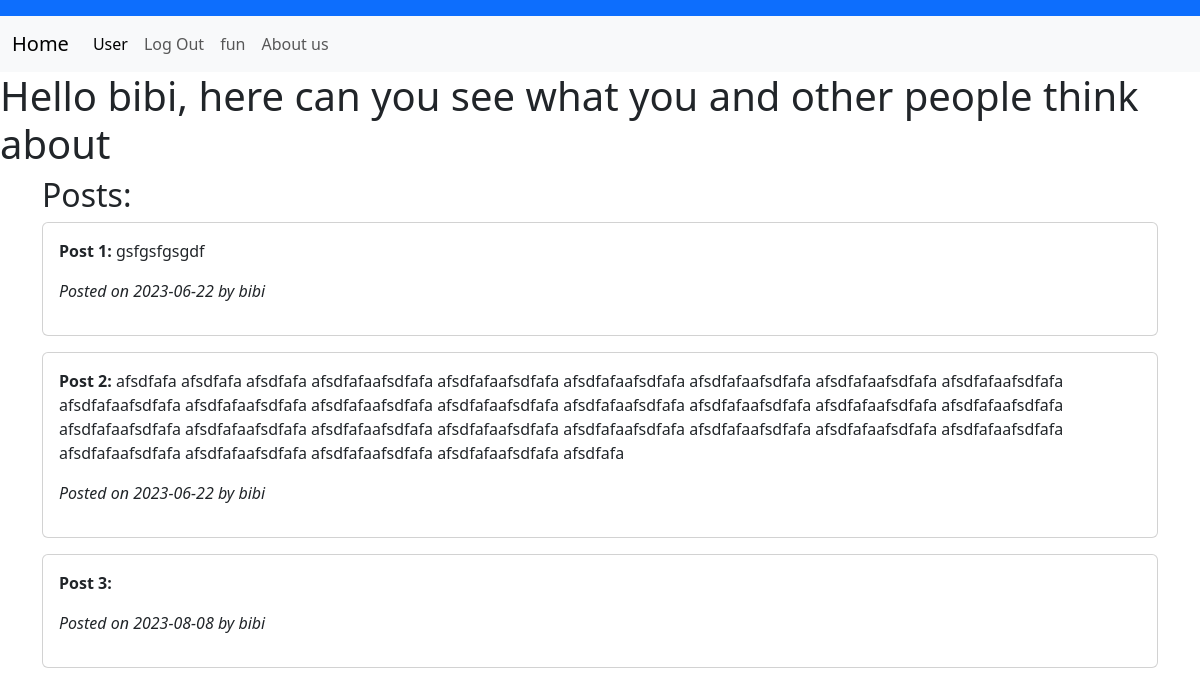
Screenshot of / (signed in) with the database file from the repository.
### web.py (models this page shows)
class Thoughts(db.Model):
    id = db.Column(db.Integer, primary_key=True, autoincrement=True)
    date = db.Column(db.Date, default=date.today)
    post = db.Column(db.String(1000))
    user = db.Column(db.String(1000))

### web.py (the view)
@app.route("/")
def home():
    thoughts = Thoughts.query.all()
    return render_template('home.html', thoughts=thoughts)

### templates/home.html (shortened to what this page needs)
{% extends 'base.html' %}
{% block body %}
    {{ super() }}
    <h1>Hello {{ session['username'] }}, here can you see what you and other people think about</h1>
    <div class="container">
        <h2>Posts:</h2>
        {% for thought in thoughts %}
            <div class="card mb-3">
                <div class="card-body">
                    <p><strong>Post {{ loop.index }}:</strong> {{ thought.post }}</p>
                    <p><em>Posted on {{ thought.date.strftime('%Y-%m-%d') }} by {{ thought.user }}</em></p>
                </div>
            </div>
        {% endfor %}
    </div>
{% endblock %}

### rows the page displays
Thoughts: post "gsfgsfgsgdf", date "2023-06-22", user "bibi"
Thoughts: post "afsdfafa afsdfafa afsdfafa afsdfafaafsdfafa afsdfafaafsdfafa afsdfafaafsdfafa afsdfafaafsdfafa afsdfafaafsdfafa afsdfafaafsdfafa afsdfafaafsdfafa afsdfafaafsdfafa afsdfafaafsdfafa afsdfafaafsdfafa afsdfafaafsdfafa afsdfafaafsdfafa afsdfafaafsdfafa afsdfafaafsdfafa afsdfafaafsdfafa afsdfafaafsdfafa afsdfafaafsdfafa afsdfafaafsdfafa afsdfafaafsdfafa afsdfafaafsdfafa afsdfafaafsdfafa afsdfafaafsdfafa afsdfafaafsdfafa afsdfafaafsdfafa afsdfafaafsdfafa afsdfafaafsdfafa afsdfafa", date "2023-06-22", user "bibi"
Thoughts: date "2023-08-08", user "bibi"

### other values shown
{{ session['username'] }} "bibi"
